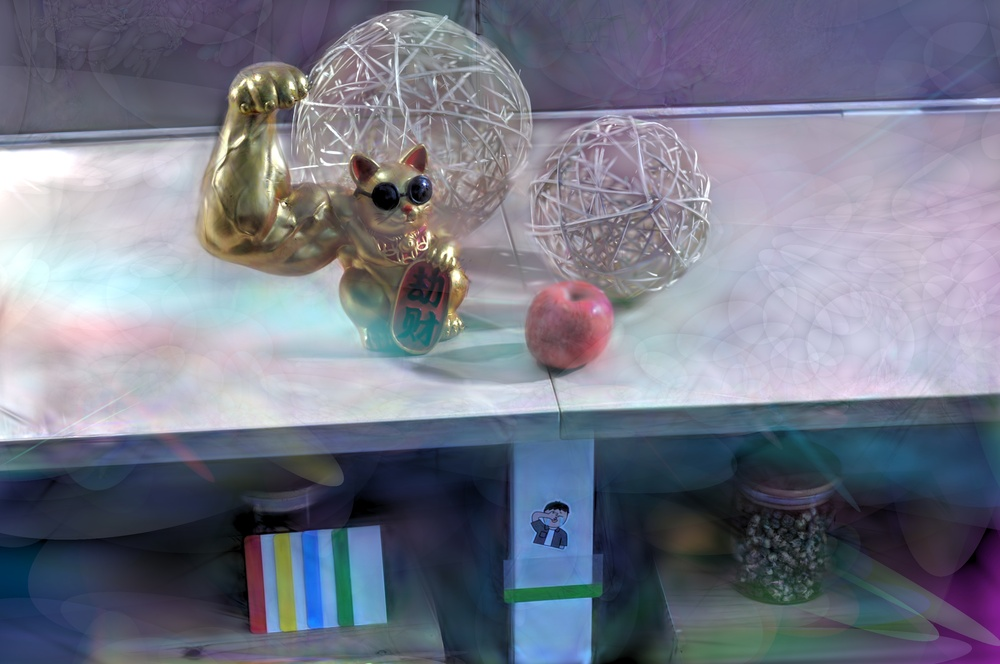
#> input picture images/singlehdr_lc_001_2.jpg, 1000 x 664 px, shrunk from 3216 x 2136 before the run
$ python merge.py
#> lines starting #> are read from the running program, lines starting #| are printed output that depends on the picture
import cv2
import numpy as np


def main():
    image_1 = cv2.imread("images/singlehdr_lc_001_2.jpg")
#> image_1 is the input picture: shape (664, 1000, 3); mean B, G, R 135.4, 120.1, 117
    image_2 = cv2.imread("images/ours_lc_001_2.jpg")
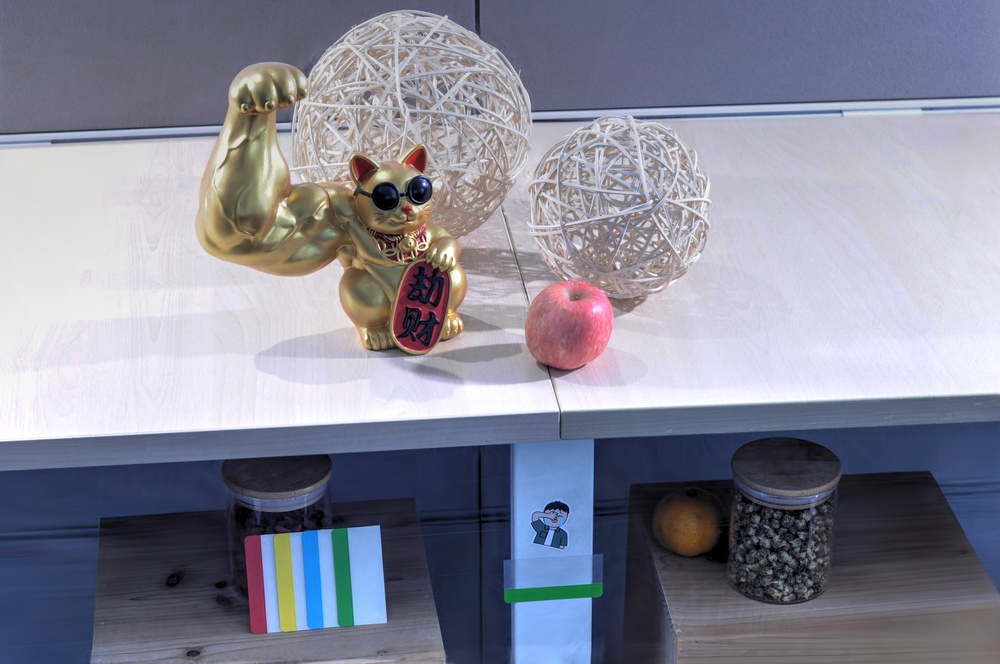
#> input picture images/ours_lc_001_2.jpg, 1000 x 664 px, shrunk from 3216 x 2136 before the run
#> image_2 is the input picture: shape (664, 1000, 3); mean B, G, R 151.2, 135.2, 134.5

    # ensure they are the same size
    if image_1.shape != image_2.shape:
        print("Images are not the same size")
        exit()

    # put a red separator between the two images
    separator = np.ones((image_1.shape[0], 30, 3), dtype=np.uint8) * 255
    # separator[:, :, 0] = 255

    merged_image = np.concatenate(
        [
            image_2[:, : image_1.shape[1] // 2],
            separator,
            image_1[:, image_2.shape[1] // 2 :],
        ],
        axis=1,
    )
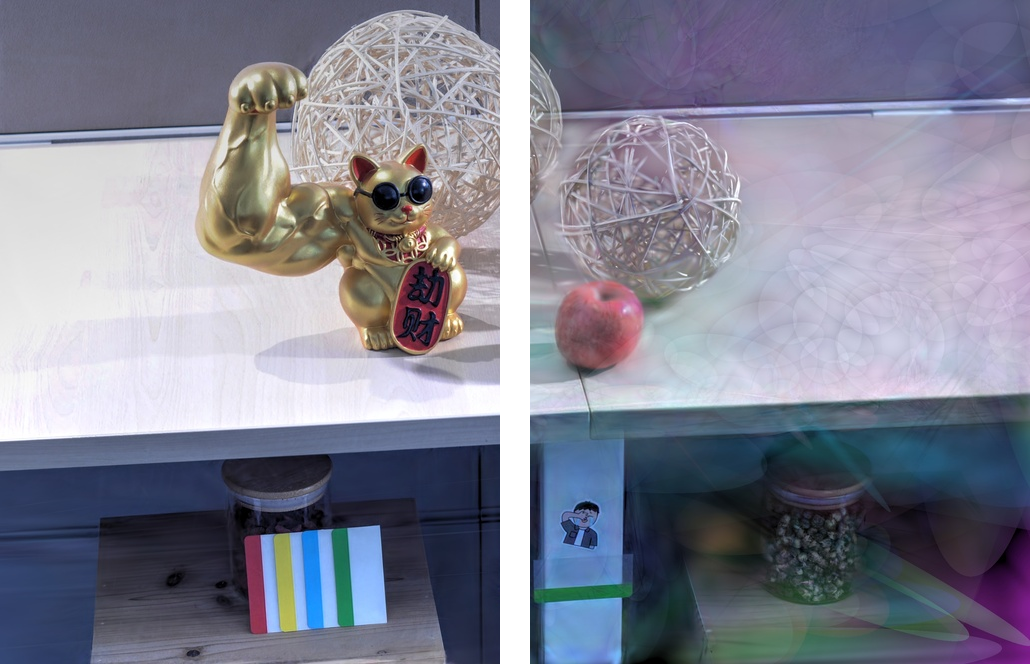
#> merged_image: shape (664, 1030, 3); mean B, G, R 146.3, 130.5, 129.5

    cv2.imwrite("images/merged_image.jpg", merged_image)


if __name__ == "__main__":
    main()
